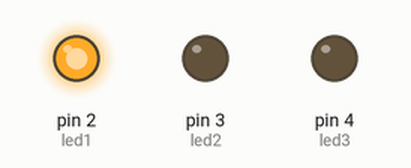
The sketch below on a simulated Arduino Uno, built with avr-gcc and run on an emulated ATmega328P. Shown: output pins drawn as LEDs (lit = HIGH).

Above: at 0.5 s.
At 1.5 s:
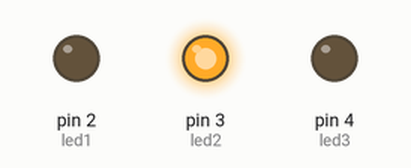
At 2.5 s:
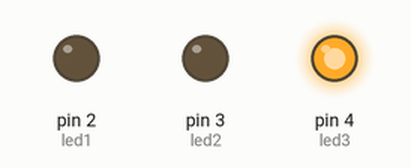
At 3.5 s:
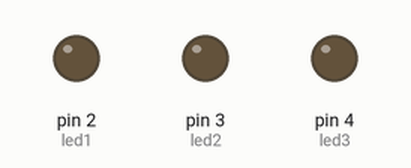
Timing chart, 0 to 5.2 s (numbered marks = the images above):
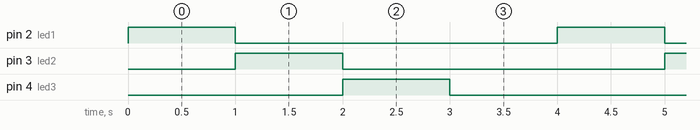

Measured:
- by itself, pin 2 (led1), pin 3 (led2), pin 4 (led3): alternates HIGH for 1.0 s and LOW for 3.0 s
- by itself, everything shown: repeats every 4.0 s, in 4 steps

The sketch:

led_sequence.ino
```cpp
#define led1 2
#define led2 3
#define led3 4
char state1[]={1,0,0};
char state2[]={0,1,0};
char state3[]={0,0,1};
char state4[]={0,1,0};
int i;
 void setup() {
  // put your setup code here, to run once:
  pinMode(led1,OUTPUT);
  pinMode(led2,OUTPUT);
  pinMode(led3,OUTPUT);

}

void loop() {

  // put your main code here, to run repeatedly:
  for ( i = 0 ; i< 4 ; i++){
    digitalWrite(led1,state1[i]);
    digitalWrite(led2,state2[i]);
    digitalWrite(led3,state3[i]);
    digitalWrite(led2,state4[i]);
    delay(1000);
  }
}
```
